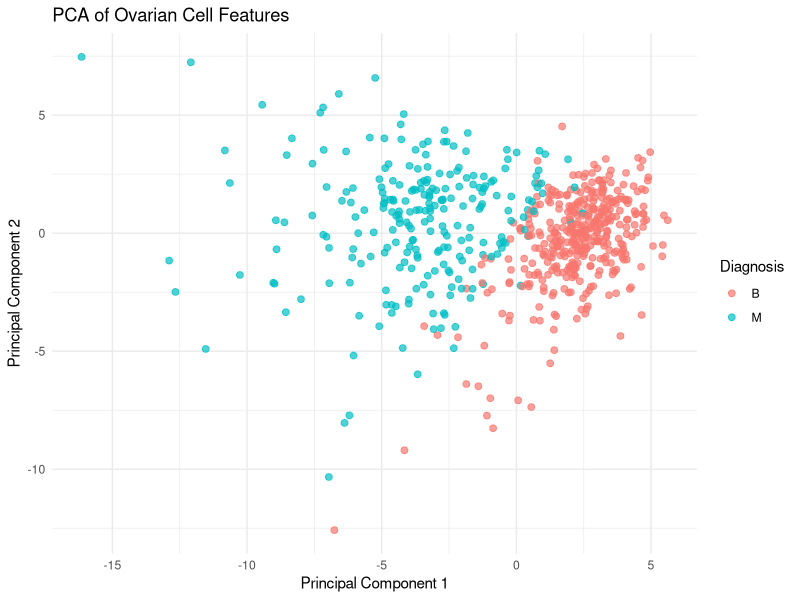
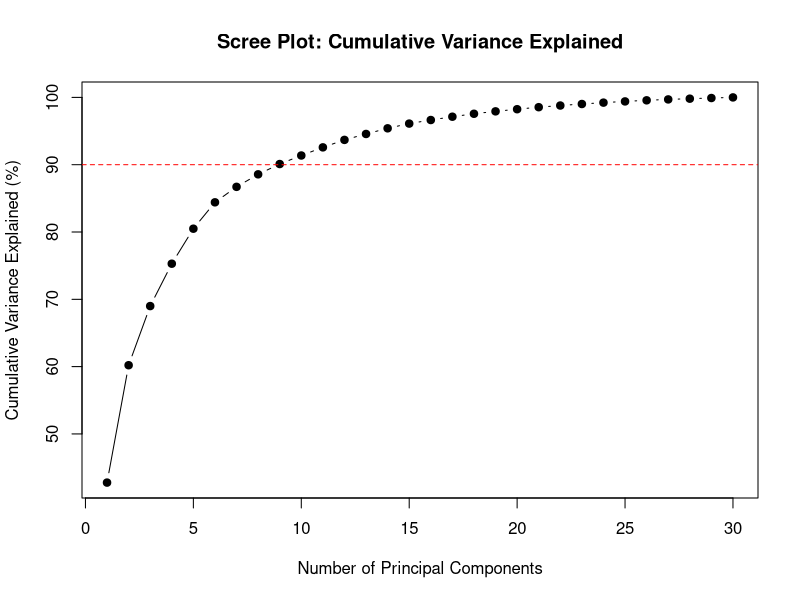
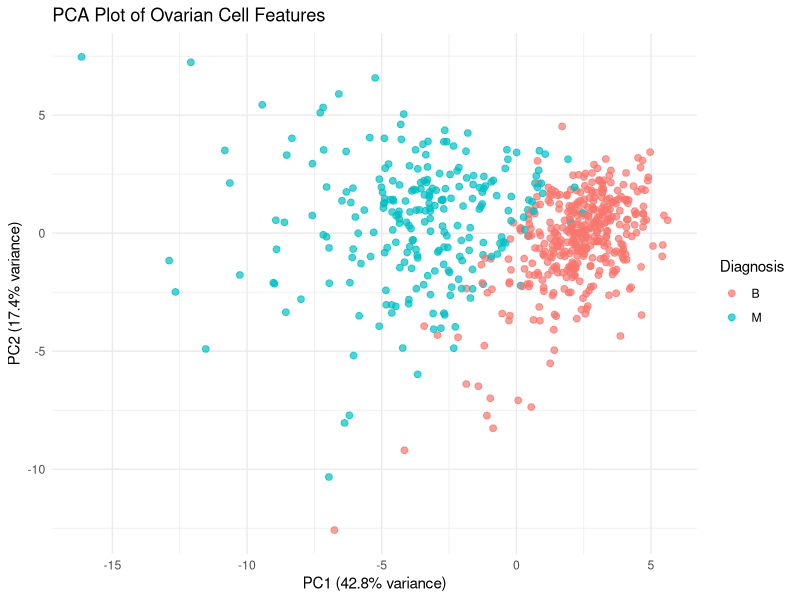
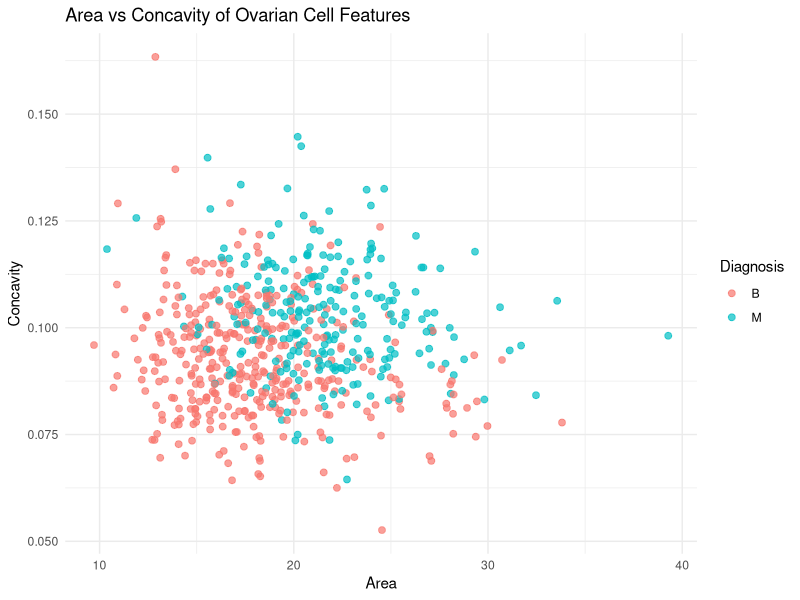
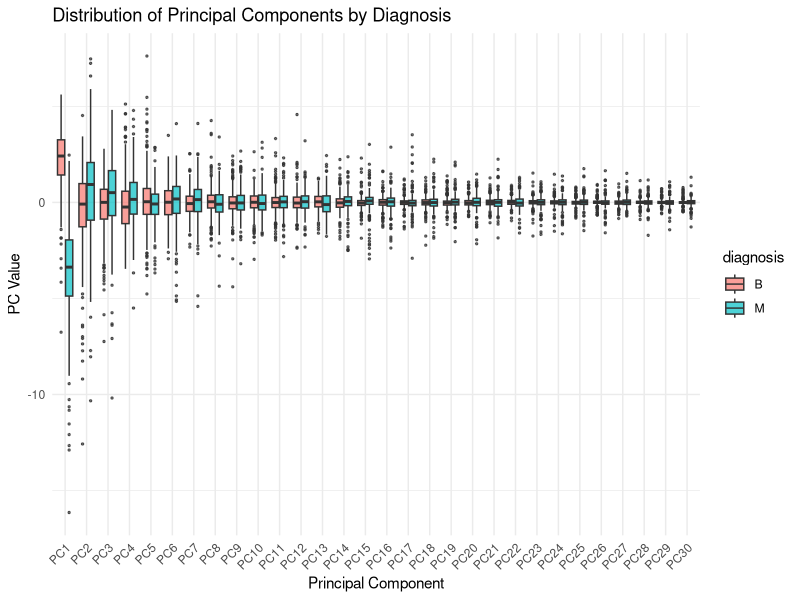

Reproduce these figures in R, in order. (Note: this script raises an error after producing the figures.)
## ---- chunk 1
    knitr::opts_chunk$set(echo = TRUE)
    library(ggplot2)
    library(reshape2)
    library(ROCR)
    library(randomForest)
## ---- chunk 2
    # load data
    ovarian.dataset <- read.csv("ovarian.csv", sep = ",", header = FALSE)

    # assign column names
    features <- c("perimeter", "area", "smoothness", "symmetry", "concavity", paste("protein", seq(1,25), sep=""))
    colnames(ovarian.dataset) <- c("cell_id", "diagnosis", features)
## ---- chunk 3

    #we will be running PCA on the feature columns only, to caputure the variance in the data.

    # removing non-feature columns
    feature.data <- ovarian.dataset[, features]

    # do PCA (center & scale = TRUE)
    pca.result <- prcomp(feature.data, center = TRUE, scale. = TRUE)
    pca.data <- as.data.frame(pca.result$x)
    pca.data$diagnosis <- ovarian.dataset$diagnosis

    # plot PCA
    ggplot(pca.data, aes(x = PC1, y = PC2, color = diagnosis)) + geom_point(size = 2, alpha = 0.7) +
        labs(
            title = "PCA of Ovarian Cell Features",
            x = "Principal Component 1",
            y = "Principal Component 2",
            color = "Diagnosis"
        ) + theme_minimal()

    # view summary of PCA
    summary(pca.result)

    # value of variation associated with PC1
    pc1_variance <- summary(pca.result)$importance[2, 1]
    pc1_variance

## ---- chunk 4

    # get cumulative proportion of variance
    var.explained <- summary(pca.result)$importance[2, ] * 100
    cum.var <- summary(pca.result)$importance[3, ] * 100

    # no. of PCs needed for 90%
    num.pc.90 <- which(cum.var >= 90)[1]
    num.pc.90
    cum.var[num.pc.90]

    # using a plot to visualize the cumulative variance explained
    plot(cum.var, type = "b", pch = 19, 
        xlab = "Number of Principal Components", 
        ylab = "Cumulative Variance Explained (%)",
        main = "Scree Plot: Cumulative Variance Explained")
    abline(h = 90, col = "red", lty = 2)

## ---- chunk 5
    # PCA data frame with diagnosis label
    pca.data <- as.data.frame(pca.result$x)
    pca.data$diagnosis <- ovarian.dataset$diagnosis

    # variance percentages for labeling
    var.explained <- summary(pca.result)$importance[2, 1:2] * 100

    # making plot
    ggplot(pca.data, aes(x = PC1, y = PC2, color = diagnosis)) + geom_point(size = 2, alpha = 0.7) +
    labs(
        title = "PCA Plot of Ovarian Cell Features",
        x = paste0("PC1 (", round(var.explained[1], 1), "% variance)"),
        y = paste0("PC2 (", round(var.explained[2], 1), "% variance)"),
        color = "Diagnosis"
    ) + theme_minimal()
## ---- chunk 6
    ggplot(ovarian.dataset, aes(x = area, y = concavity, color = diagnosis)) + geom_point(size = 2, alpha = 0.7) +
    labs(
        title = "Area vs Concavity of Ovarian Cell Features",
        x = "Area",
        y = "Concavity",
        color = "Diagnosis"
    ) + theme_minimal()
## ---- chunk 7
    # The PCA plot provides better separation between the classes compared to the area vs concavity plot.
    # This is because PCA combines information from all features to create new axes (principal components) that maximize variance.
    # In contrast, the area vs concavity plot only considers two features, which may not capture the overall structure of the data as effectively. 
    # The PCA plot thus reveals clearer clustering of the two classes (benign vs malignant) by leveraging the combined variance from all features.
    # Each PC captures the strongest patterns in the data, leading to improved class separation.
## ---- chunk 8
    # convert PCA data to long format for plotting
    pca.long <- reshape2::melt(pca.data, id.vars = "diagnosis")

    # boxplot of each PC by diagnosis
    ggplot(pca.long, aes(x = variable, y = value, fill = diagnosis)) + geom_boxplot(outlier.size = 0.5, alpha = 0.7) +
    labs(
        title = "Distribution of Principal Components by Diagnosis",
        x = "Principal Component",
        y = "PC Value"
    ) + theme_minimal() + theme(axis.text.x = element_text(angle = 45, hjust = 1))

    # From the boxplots, we can observe that certain PCs show more distinct separation between the benign and malignant classes.
    # This indicates that these PCs capture features that are more relevant for distinguishing between the two classes.
    # This confirms that the most diagnostic information is contained within the first few principal components.
## ---- chunk 9
    set.seed(123)  # for reproducibility
    feature.data <- scale(ovarian.dataset[, 3:ncol(ovarian.dataset) - 1])  
    # this doesn't include cell_id and diagnosis columns

    # perform kmeans clustering with 2 clusters
    kmeans.result <- kmeans(feature.data, centers = 2, nstart = 25)

    # add cluster assignments to original data
    ovarian.dataset$cluster <- as.factor(kmeans.result$cluster)

    # create a confusion matrix to compare clusters with true labels
    confusion.matrix <- table(Cluster = ovarian.dataset$cluster, Diagnosis = ovarian.dataset$diagnosis)
    confusion.matrix

    # calculate accuracy
    accuracy <- sum(diag(confusion.matrix)) / sum(confusion.matrix)
    accuracy
## ---- chunk 10
    set.seed(123)  # for reproducibility
    accuracies <- numeric(10)

    # loop to run kmeans 10 times
    for (i in 1:10) {
        kmeans.result <- kmeans(feature.data, centers = 2, nstart = 25)
        ovarian.dataset$cluster <- as.factor(kmeans.result$cluster)
        confusion.matrix <- table(Cluster = ovarian.dataset$cluster, Diagnosis = ovarian.dataset$diagnosis)
        accuracies[i] <- sum(diag(confusion.matrix)) / sum(confusion.matrix)
    }

    # calculate mean accuracy
    mean.accuracy <- mean(accuracies)
    mean.accuracy

    # The results differ in each run because k-means clustering is sensitive to the initial placement of centroids.
    # Different initializations can lead to different cluster assignments, especially in datasets with overlapping clusters or
    # complex structures. Using multiple starts (nstart) helps mitigate this by exploring various initial configurations.
## ---- chunk 11
    set.seed(123)  # for reproducibility
    pca.feature.data <- pca.data[, 1:5]  # using top 5 PCs
    accuracies.pca <- numeric(10)

    # loop to run kmeans 10 times on PCA data
    for (i in 1:10) {
        kmeans.result <- kmeans(pca.feature.data, centers = 2, nstart = 25)
        pca.data$cluster <- as.factor(kmeans.result$cluster)
        confusion.matrix <- table(Cluster = pca.data$cluster, Diagnosis = pca.data$diagnosis)
        accuracies.pca[i] <- sum(diag(confusion.matrix)) / sum(confusion.matrix)
    }

    # calculate mean accuracy for PCA-based clustering
    mean.accuracy.pca <- mean(accuracies.pca)
    mean.accuracy.pca
## ---- chunk 12
    # The mean accuracy obtained using the original feature set (2.2) is compared to that obtained using the top 5 PCs (2.3).
    # Typically, clustering on PCA-reduced data can yield similar or even improved accuracy due to noise reduction and
    # elimination of redundant features. However, the actual results may vary based on the dataset characteristics.
    # In this case, we can observe whether dimensionality reduction via PCA has enhanced the clustering performance.
## ---- chunk 13

    ovarian.dataset.clean <- ovarian.dataset[, !(names(ovarian.dataset) %in% c("cluster"))]

    set.seed(123)  # reproducibility

    # randomize all row indices once
    rows <- sample(nrow(ovarian.dataset.clean))

    # split into two halves
    train.indices <- rows[1:(nrow(ovarian.dataset.clean)/2)]
    test.indices <- rows[(nrow(ovarian.dataset.clean)/2 + 1):nrow(ovarian.dataset.clean)]

    # assign subsets
    ovarian.dataset.train <- ovarian.dataset.clean[train.indices, ]
    ovarian.dataset.test <- ovarian.dataset.clean[test.indices, ]

## ---- chunk 14
    # fit logistic regression model
    logit.model <- glm(diagnosis ~ ., data = ovarian.dataset.train[, -1], family = binomial)

    # make predictions on training set
    train.probs <- predict(logit.model, type = "response")
    train.pred <- ifelse(train.probs > 0.5, "M", "B")

    # confusion matrix for training set
    train.confusion <- table(Predicted = train.pred, Actual = ovarian.dataset.train$diagnosis)

    # calculate accuracy, precision, recall for training set
    train.accuracy <- sum(diag(train.confusion)) / sum(train.confusion)
    train.precision <- train.confusion["M", "M"] / sum(train.confusion["M", ])
    train.recall <- train.confusion["M", "M"] / sum(train.confusion[, "M"])

    # make predictions on test set
    test.probs <- predict(logit.model, newdata = ovarian.dataset.test[, -1], type = "response")
    test.pred <- ifelse(test.probs > 0.5, "M", "B")

    # confusion matrix for test set
    test.confusion <- table(Predicted = test.pred, Actual = ovarian.dataset.test$diagnosis)

    # calculate accuracy, precision, recall for test set
    test.accuracy <- sum(diag(test.confusion)) / sum(test.confusion)
    test.precision <- test.confusion["M", "M"] / sum(test.confusion["M", ])
    test.recall <- test.confusion["M", "M"] / sum(test.confusion[, "M"])

    # output results
    list(
        Train = list(Accuracy = train.accuracy, Precision = train.precision, Recall = train.recall),
        Test = list(Accuracy = test.accuracy, Precision = test.precision, Recall = test.recall)
    )
## ---- chunk 15
    # fit logistic regression model on top 5 PCs
    logit.model.pca <- glm(diagnosis ~ ., data = pca.data[train.indices, c(1:5, ncol(pca.data))], family = binomial)

    # make predictions on training set
    train.probs.pca <- predict(logit.model.pca, type = "response")
    train.pred.pca <- ifelse(train.probs.pca > 0.5, "M", "B")

    # confusion matrix for training set
    train.confusion.pca <- table(Predicted = train.pred.pca, Actual = pca.data[train.indices, "diagnosis"])

    # calculate accuracy, precision, recall for training set
    train.accuracy.pca <- sum(diag(train.confusion.pca)) / sum(train.confusion.pca)
    train.precision.pca <- train.confusion.pca["M", "M"] / sum(train.confusion.pca["M", ])
    train.recall.pca <- train.confusion.pca["M", "M"] / sum(train.confusion.pca[, "M"])

    # make predictions on test set
    test.probs.pca <- predict(logit.model.pca, newdata = pca.data[test.indices, c(1:5, ncol(pca.data))], type = "response")
    test.pred.pca <- ifelse(test.probs.pca > 0.5, "M", "B")

    # confusion matrix for test set
    test.confusion.pca <- table(Predicted = test.pred.pca, Actual = pca.data[test.indices, "diagnosis"])

    # calculate accuracy, precision, recall for test set
    test.accuracy.pca <- sum(diag(test.confusion.pca)) / sum(test.confusion.pca)
    test.precision.pca <- test.confusion.pca["M", "M"] / sum(test.confusion.pca["M", ])
    test.recall.pca <- test.confusion.pca["M", "M"] / sum(test.confusion.pca[, "M"])

    # output results
    list(
        Train = list(Accuracy = train.accuracy.pca, Precision = train.precision.pca, Recall = train.recall.pca),
        Test = list(Accuracy = test.accuracy.pca, Precision = test.precision.pca, Recall = test.recall.pca)
    )
## ---- chunk 16
    # The comparison between the logistic regression results using all features (3.1) and using the top 5 PCs (3.2) typically shows that the performance may be similar or slightly worse when using PCA-reduced data.
    # This is because while PCA reduces dimensionality and noise, it may also discard some information that is relevant for classification.
    # The original feature set contains all the information, which can be beneficial for the logistic regression model to learn complex patterns.
    # In this case, 3.1 likely outperforms 3.2 due to the retention of all feature information.
## ---- chunk 17
    # Generally, classification methods like logistic regression tend to provide better results compared to clustering methods like k-means for supervised tasks.
    # This is because classification algorithms utilize labeled data to learn the relationship between features and class labels, leading to more accurate predictions.
    # In contrast, clustering methods are unsupervised and do not use class labels during training, which can result in less accurate groupings.
    # Therefore, the logistic regression classifier is expected to outperform the k-means clustering in terms of accuracy, precision, and recall.
## ---- chunk 18
    library(ROCR)

    # predictions on test set
    test.probs <- predict(logit.model, newdata = ovarian.dataset.test[, -1], type = "response")

    # create prediction object
    pred <- prediction(test.probs, ovarian.dataset.test$diagnosis)

    # performance object for ROC curve
    perf <- performance(pred, "tpr", "fpr")

    # plot ROC curve
    plot(perf, col = "blue", lwd = 2, main = "ROC Curve")
    abline(a = 0, b = 1, lty = 2, col = "red")
    par(mfrow = c(1, 1))  # ensures ROC plot has full space

    # calculate AUC
    auc <- performance(pred, measure = "auc")
    auc.value <- auc@y.value[[1]]
    auc.value
## ---- chunk 19
    library(randomForest)

    # fit random forest model
    rf.model <- randomForest(diagnosis ~ ., data = ovarian.dataset.train[, -1], ntree = 100)

    # make predictions on training set
    train.pred.rf <- predict(rf.model, type = "response")

    # confusion matrix for training set
    train.confusion.rf <- table(Predicted = train.pred.rf, Actual = ovarian.dataset.train$diagnosis)

    # calculate accuracy, precision, recall for training set
    train.accuracy.rf <- sum(diag(train.confusion.rf)) / sum(train.confusion.rf)
    train.precision.rf <- train.confusion.rf["M", "M"] / sum(train.confusion.rf["M", ])
    train.recall.rf <- train.confusion.rf["M", "M"] / sum(train.confusion.rf[, "M"])

    # make predictions on test set
    test.pred.rf <- predict(rf.model, newdata = ovarian.dataset.test[, -1], type = "response")

    # confusion matrix for test set
    test.confusion.rf <- table(Predicted = test.pred.rf, Actual = ovarian.dataset.test$diagnosis)

    # calculate accuracy, precision, recall for test set
    test.accuracy.rf <- sum(diag(test.confusion.rf)) / sum(test.confusion.rf)
    test.precision.rf <- test.confusion.rf["M", "M"] / sum(test.confusion.rf["M", ])
    test.recall.rf <- test.confusion.rf["M", "M"] / sum(test.confusion.rf[, "M"])

    # output results
    list(
        Train = list(Accuracy = train.accuracy.rf, Precision = train.precision.rf, Recall = train.recall.rf),
        Test = list(Accuracy = test.accuracy.rf, Precision = test.precision.rf, Recall = test.recall.rf)
    )
